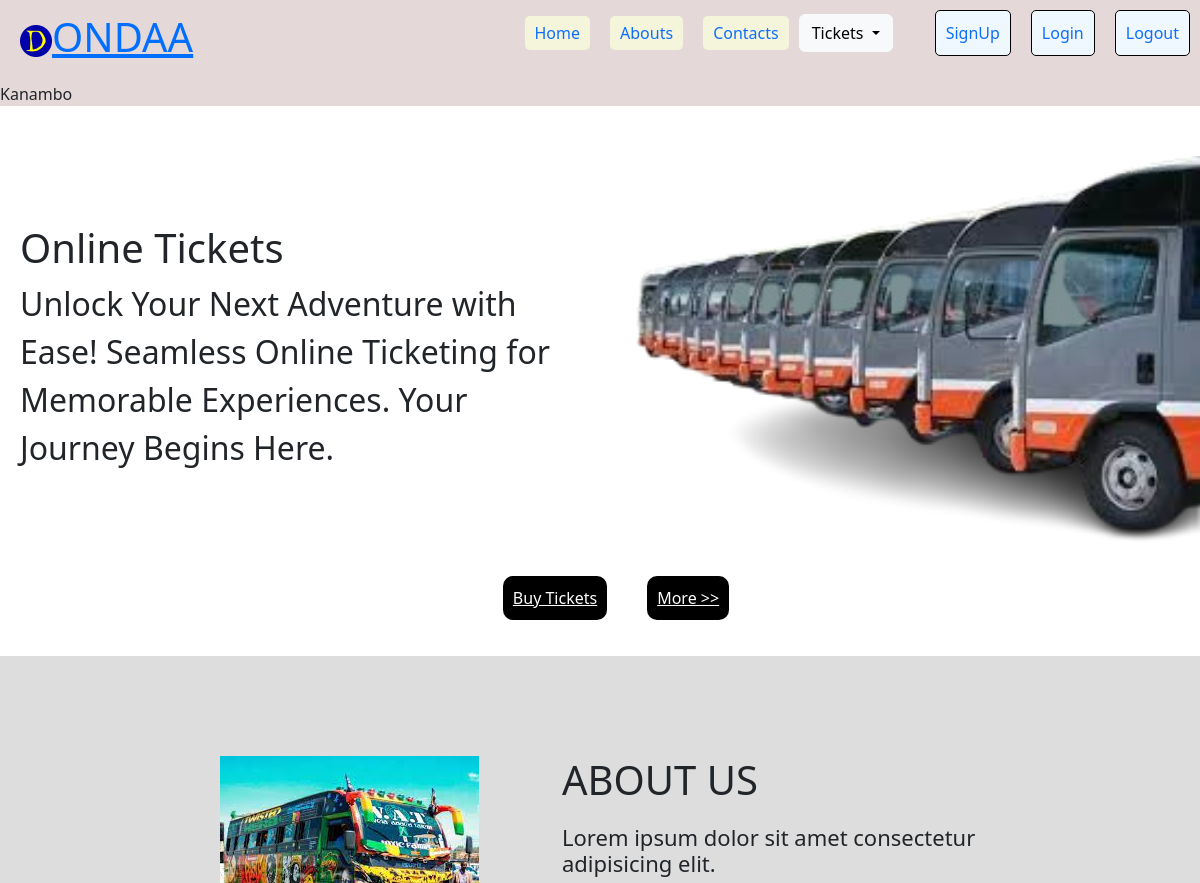
Page / (signed in, upper part) on the earlier database version.
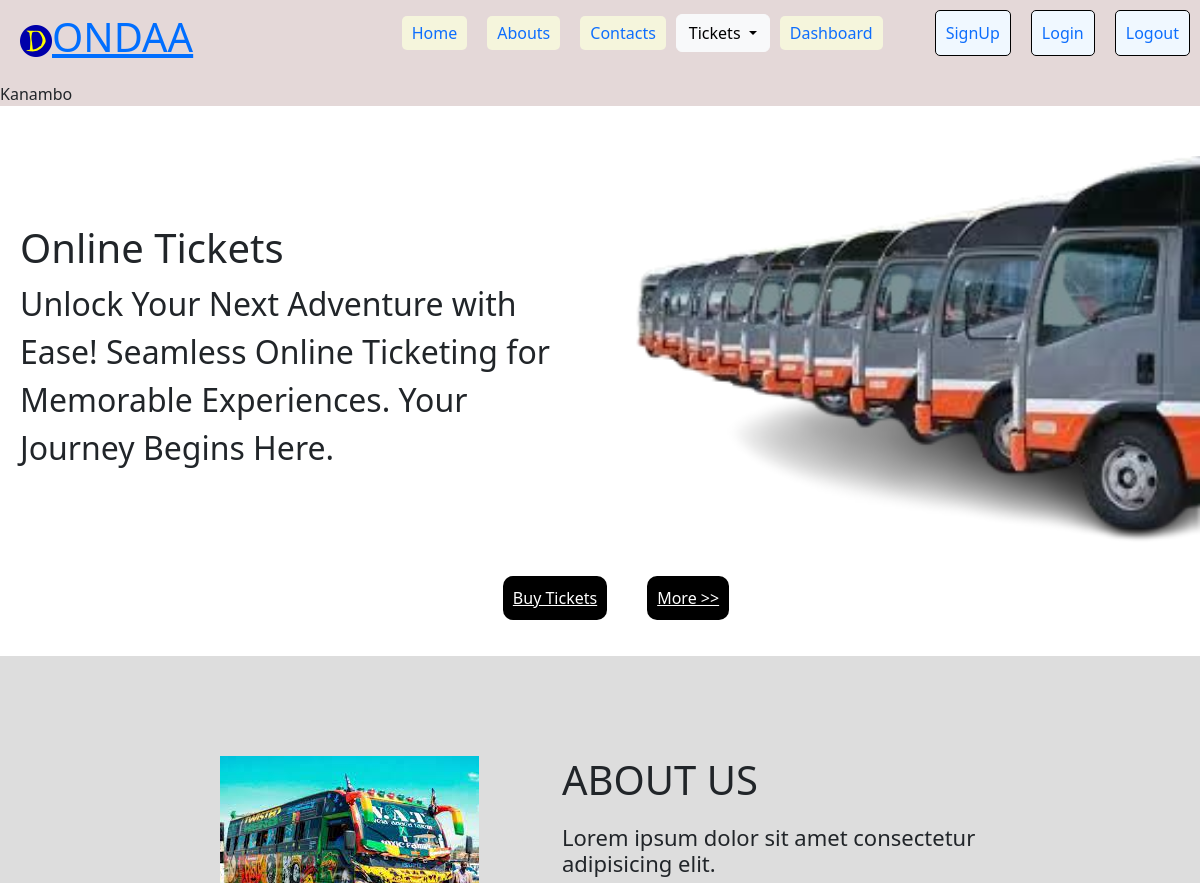
Same page on the later database version.
### Users/models.py (models this page shows)
class User(AbstractUser):
    is_passenger = models.BooleanField(default = False)
    is_conductor = models.BooleanField(default = False)
    is_Owner = models.BooleanField(default = False)
    def __str__(self):
        return self.username

### Main_ticketing_system/views.py (the view)
# urls.py: path('', views.home, name= 'home')
def home(request):
    return render(request, 'main/index.html', {'nav':'home'})

### Templates/main/index.html (shortened to what this page needs)
{% extends 'main/base.html' %}
{% load static %}
{% block main %}
<section class="hero">
    <div class="context">
      <h1>Online Tickets</h1>
      <p>
        Unlock Your Next Adventure with Ease! Seamless Online Ticketing for
        Memorable Experiences. Your Journey Begins Here.
      </p>
    </div>
    <div class="img">
      <img
        src="{% static 'images/hero4-removebg-preview.png' %}"
        width="600px"
        height="400px"
        alt=""
      />
    </div>
  </section>
  <ul class="hero-btn">
    <li><a href="{% url 'tickets:book_ticket' %}">Buy Tickets</a></li>
    <li><a href="#">More >></a></li>
  </ul>
<div class="about-section">
  <div class="about-container">
    <div class="about-content-section">
      <div class="title">
        <h1>About Us</h1>
      </div>
      <div class="content">
        <h3>Lorem ipsum dolor sit amet consectetur adipisicing elit.</h3>
      </div>
    </div>
    <div class="imge-section">
      <img src="{% static 'images/matatu1.jpeg' %}" alt="matatu image" />
    </div>
  </div>
</div>
{% endblock main %}

### Templates/main/base.html (shortened to what this page needs)
{% load static %}
<!DOCTYPE html>
<html lang="en">
  <head>
    <link rel="stylesheet" href="{% static 'css/styles.css' %}" />
    <link
      href="https://cdn.jsdelivr.net/npm/bootstrap@5.3.2/dist/css/bootstrap.min.css"
      rel="stylesheet"
    />
    <link
      rel="stylesheet"
      href="https://cdnjs.cloudflare.com/ajax/libs/font-awesome/6.5.1/css/all.min.css"
    />
    <link
      href="https://unpkg.com/boxicons@2.1.4/css/boxicons.min.css"
      rel="stylesheet"
    />
  </head>
  <body>
    <div class="container-hero mb-5">
      <header class="container-nav">
        <a href="#" class="logo">
          <img src="{% static 'images/favicon-32x32.png' %}" alt="logo" />
          <h1>ondaa</h1>
        </a>
        <nav class="navigation">
          <ul class="nav-list">
            <li><a href="{% url 'main:home' %}">Home</a></li>
            <li><a href="#">Abouts</a></li>
            <li><a href="#">Contacts</a></li>
            <div class="dropdown">
              <a class="btn btn-light dropdown-toggle" href="#" role="button" data-bs-toggle="dropdown" aria-expanded="false">
                Tickets
              </a>
            </div>
            {% if request.user.is_conductor or request.user.superuser %}
            <li><a href="{% url 'dashboard:dash' %}">Dashboard</a></li>
            {% endif %}
          </ul>
          <ul class="nav-btn">
            <li><a href="{% url 'user:signin' %}">SignUp</a></li>
            <li><a href="{% url 'user:login' %}">Login</a></li>
            <li><a href="{% url 'user:logout' %}">Logout</a></li>
          </ul>
        </nav>
      </header>
      <p>{{request.user}}</p>
    </div>
     {% block main%} {%endblock %}
  </body>
</html>

### static/css/styles.css (style rules this page uses)
body { font-family: 'Poppins', sans-serif; position: relative; margin: 0; scroll-behavior: smooth; background-color: rgb(228, 216, 216); }
.container-hero { background-color: rgb(228, 216, 216); }
.container-nav { display: flex; justify-content: space-between; align-items: center; }
.container-nav .logo { display: flex; justify-content: center; align-items: center; margin: 0 20px; font-size: 34; color: rgb(0, 110, 255); display: flex; text-transform: uppercase; }
.navigation { display: flex; justify-content: center; align-items: center; }
.nav-list { display: flex; justify-content: space-around; align-items: center; }
.nav-list li { background-color: beige; margin: 10px; padding: 5px 10px; border-radius: 5px; }
.nav-list li a { text-decoration: none; }
.navigation .nav-btn { display: flex; justify-content: center; align-items: center; }
.navigation .nav-btn li { background-color: aliceblue; margin: 10px; padding: 10px; border: 1px solid black; border-radius: 5px; }
.navigation .nav-btn li a { text-decoration: none; }
.hero { display: flex; justify-content: space-around; align-items: center; margin-top: 50px; }
.hero .context { margin: 20px; width: 50%; font-size: 32px; }
.hero-btn { display: flex; justify-content: center; align-items: center; }
.hero-btn li { margin: 20px; padding: 10px; border-radius: 10px; background-color: black; }
.hero-btn li a { color: #fff; }
.about-section { width: 100%; min-height: 100vh; background-color: #ddd; }
.about-container { width: 80%; display: block; margin: auto; padding: 100px; }
.about-content-section { float: right; width: 55%; }
.about-content-section .title { text-transform: uppercase; font-size: 28px; }
.about-content-section .content h3 { margin-top: 20px; font-size: 22px; }

Differences in the rows shown:
changed User "Kanambo": is_conductor False → True (drawn)
Other differences:
text now shown: "Dashboard"
